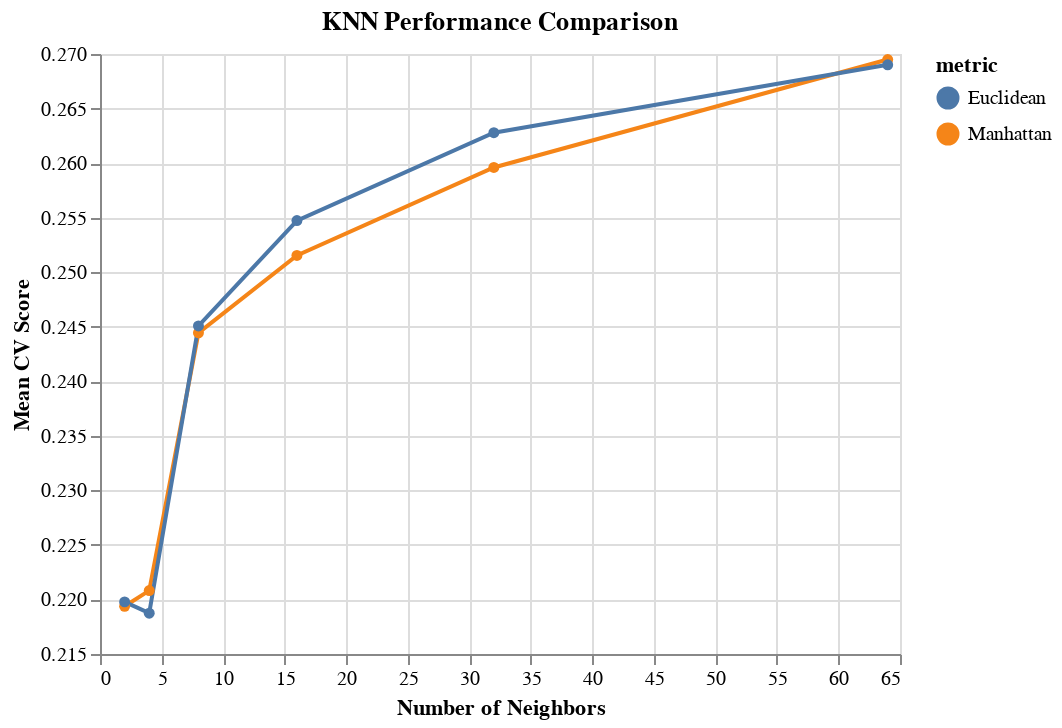

Here is the notebook cell this chart was saved with:
### Code cell
alt.Chart(results_KNN,
 title='KNN Performance Comparison').mark_line(point=True).encode(
 alt.X('n_neighbors', title='Number of Neighbors'),
 alt.Y('test_score', title='Mean CV Score', scale=alt.Scale(zero=False)),
 color='metric')

### Figure 1 — Vega-Lite specification as saved in the notebook (floating-point values rounded to 4 significant figures)
{"config": {"view": {"continuousWidth": 400, "continuousHeight": 300}}, "data": {"name": "data-2711bb66e4549bb7cb0223d142e87381"}, "mark": {"type": "line", "point": true}, "encoding": {"color": {"field": "metric", "type": "nominal"}, "x": {"field": "n_neighbors", "title": "Number of Neighbors", "type": "quantitative"}, "y": {"field": "test_score", "scale": {"zero": false}, "title": "Mean CV Score", "type": "quantitative"}}, "title": "KNN Performance Comparison", "$schema": "https://vega.github.io/schema/vega-lite/v4.17.0.json", "datasets": {"data-2711bb66e4549bb7cb0223d142e87381": [{"n_neighbors": 2, "p": 1, "test_score": 0.2194, "metric": "Manhattan"}, {"n_neighbors": 2, "p": 2, "test_score": 0.2198, "metric": "Euclidean"}, {"n_neighbors": 4, "p": 1, "test_score": 0.2208, "metric": "Manhattan"}, {"n_neighbors": 4, "p": 2, "test_score": 0.2187, "metric": "Euclidean"}, {"n_neighbors": 8, "p": 1, "test_score": 0.2444, "metric": "Manhattan"}, {"n_neighbors": 8, "p": 2, "test_score": 0.2451, "metric": "Euclidean"}, {"n_neighbors": 16, "p": 1, "test_score": 0.2515, "metric": "Manhattan"}, {"n_neighbors": 16, "p": 2, "test_score": 0.2547, "metric": "Euclidean"}, {"n_neighbors": 32, "p": 1, "test_score": 0.2596, "metric": "Manhattan"}, {"n_neighbors": 32, "p": 2, "test_score": 0.2628, "metric": "Euclidean"}, {"n_neighbors": 64, "p": 1, "test_score": 0.2695, "metric": "Manhattan"}, {"n_neighbors": 64, "p": 2, "test_score": 0.269, "metric": "Euclidean"}]}}
